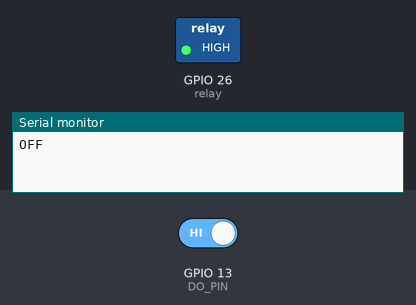
Simulated run of this sketch. Board: ESP32. Parts: switched loads named in the sketch (green lamp = pin HIGH), the last lines printed to the serial monitor. The test bench sets the inputs (shaded band); at power-on: GPIO 13 (DO_PIN) HIGH.

Above: at 1.2 s.
1.3 s: GPIO 13 (DO_PIN) driven LOW
At 2.6 s:
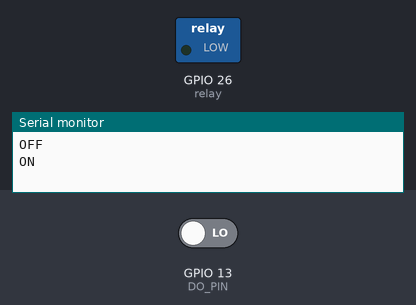
3.5 s: GPIO 13 (DO_PIN) driven HIGH
At 5.4 s:
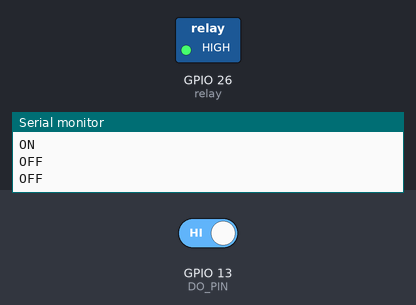
Timing chart, 0 to 6.9 s (numbered marks = the images above; inputs shaded):
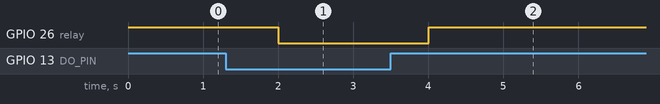

The sketch:

ldr_relay.ino
```cpp
int relay = 26;
#define DO_PIN 13  // ESP32's pin GPIO13 connected to DO pin of the LDR module
#define DEBOUNCE_DELAY 1000

void setup() {
  Serial.begin(115200);
  pinMode(relay, OUTPUT);
  pinMode(DO_PIN, INPUT);
  digitalWrite(relay, HIGH); // Assuming relay is active LOW, set it HIGH initially
}

void loop() {
  static unsigned long lastDebounceTime = 0;
  int lightState = digitalRead(DO_PIN);

  if (millis() - lastDebounceTime > DEBOUNCE_DELAY) {
    if (lightState == LOW) {
      digitalWrite(relay, LOW); // Turn on the relay
      Serial.println("ON");
    } else {
      digitalWrite(relay, HIGH); // Turn off the relay
      Serial.println("OFF");
    }

    lastDebounceTime = millis();
  }

  delay(50); // Optional delay to prevent excessive loop execution
}
```

Measured:
- after the input at 1.3 s, GPIO 26 (relay): HIGH → LOW after 0.70 s
- after the input at 3.5 s, GPIO 26 (relay): LOW → HIGH after 0.51 s
